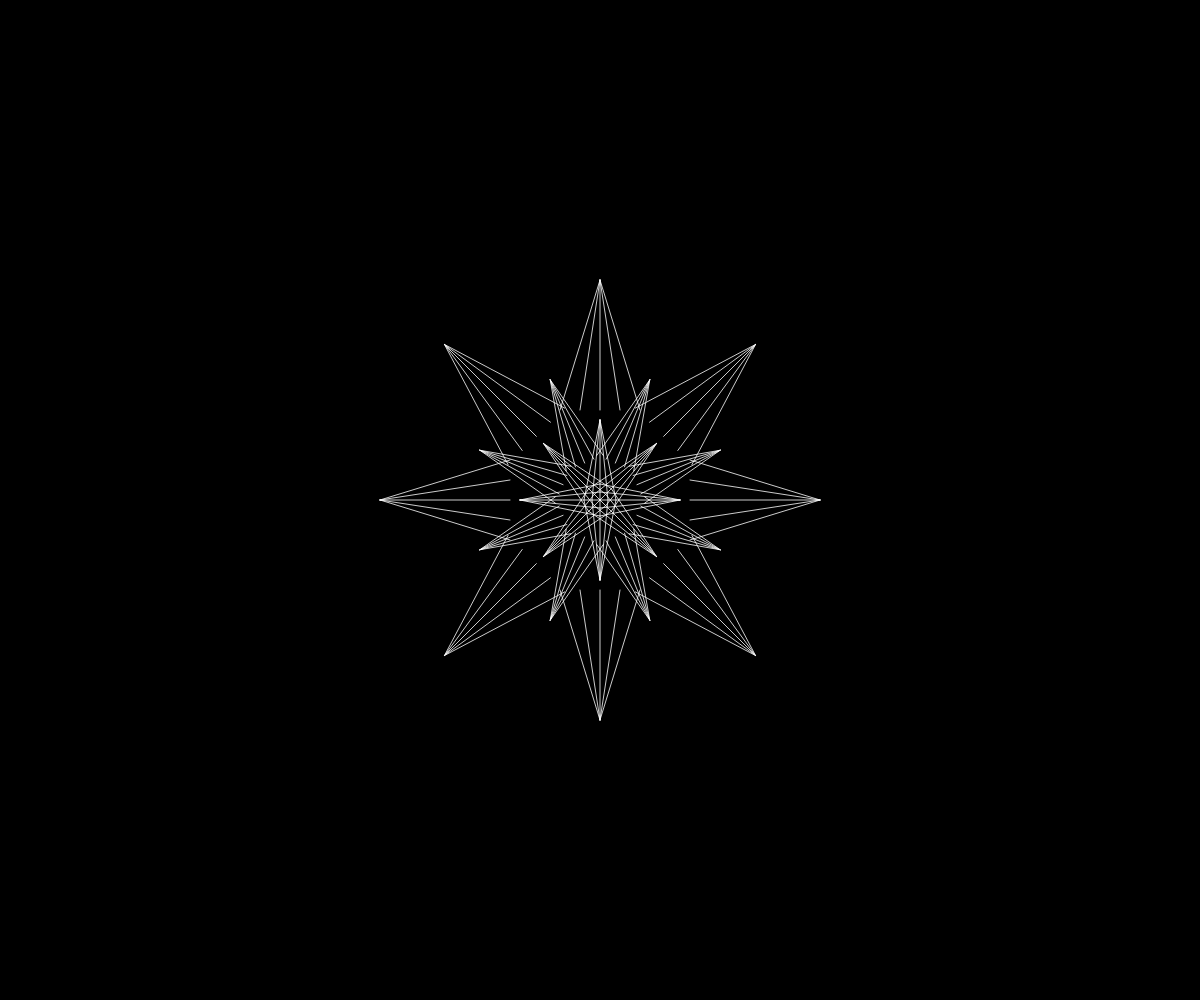
Frame 1 (no input)
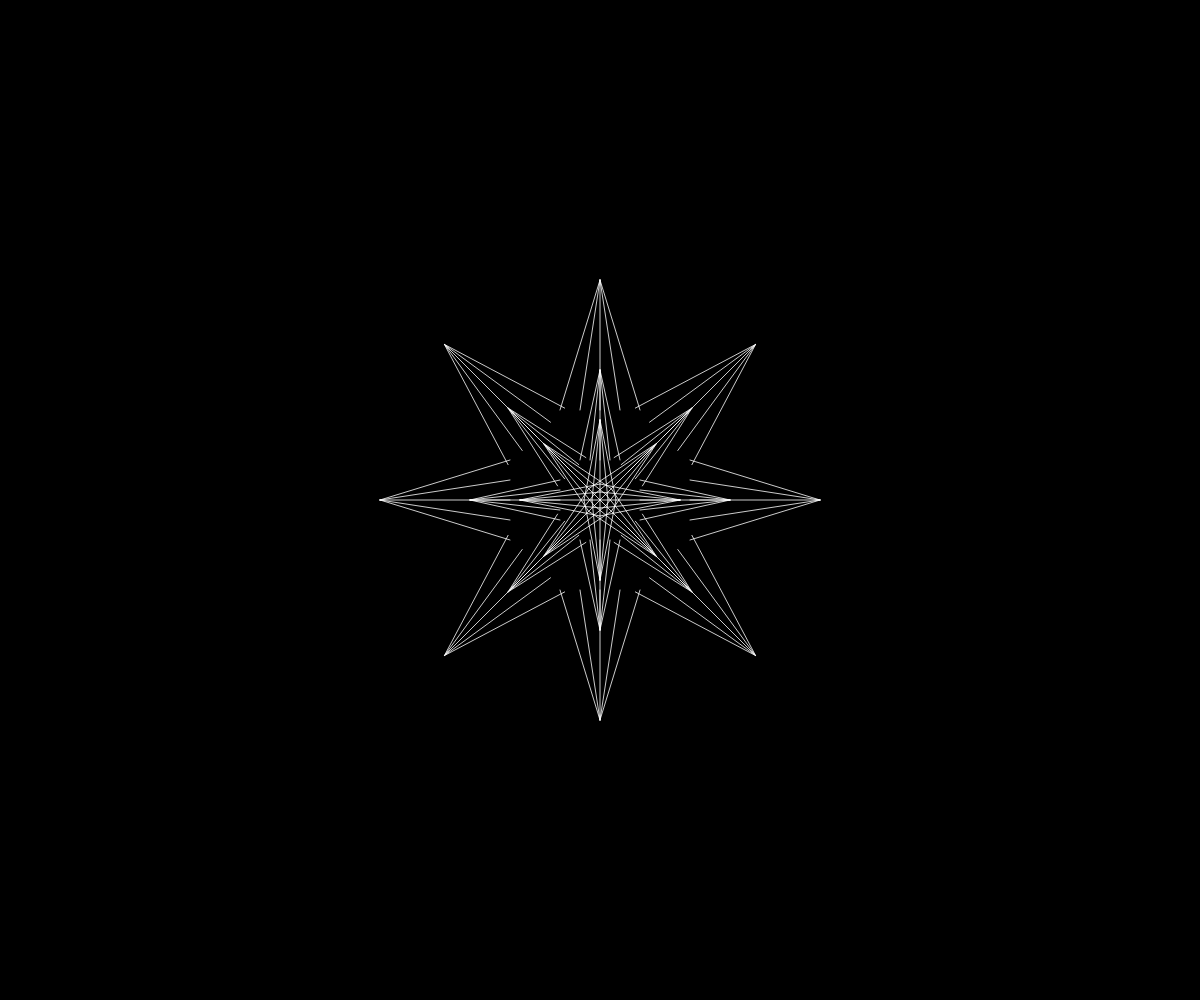
Frame 2 (the mouse pressed at the canvas centre, redrawn once)

The p5.js sketch that drew these frames (run headless with seeded random() and noise() and a simulated clock; the mouse was pressed at the canvas centre and the sketch redrawn once):

// p5.js sketch
// ── sketch.js
var startingVector;
var displacementVector;
var resultingVector;
var right1Vector;
var right2Vector;
var left1Vector;
var left2Vector;

var startingVectorM;
var displacementVectorM;
var resultingVectorM;
var right1VectorM;
var right2VectorM;
var left1VectorM;
var left2VectorM;

var startingVectorL;
var displacementVectorL;
var resultingVectorL;
var right1VectorL;
var right2VectorL;
var left1VectorL;
var left2VectorL;


// var lines = [];

function setup() {
  createCanvas(windowWidth, windowHeight);
  angleMode(DEGREES);
  
  startingVector = createVector(0,-80);
  displacementVector = createVector(0, 50);
  right1Vector = createVector(5, 50);
  right2Vector = createVector(10, 50);
  left1Vector = createVector(-5, 50);
  left2Vector = createVector(-10, 50);
  
  startingVectorM = createVector(0,-130);
  displacementVectorM = createVector(0, 90);
  right1VectorM = createVector(10, 90);
  right2VectorM = createVector(20, 90);
  left1VectorM = createVector(-10, 90);
  left2VectorM = createVector(-20, 90);
  
  startingVectorL = createVector(0,-220);
  displacementVectorL = createVector(0, 130);
  right1VectorL = createVector(20, 130);
  right2VectorL = createVector(40, 130);
  left1VectorL = createVector(-20, 130);
  left2VectorL = createVector(-40, 130);
      
  stem();
  mediumLeaf();
  
//   for (let i = 0; i < 9; i ++){
//     lines[i] = new LINE(startingVector.x, startingVector.y, startingVector.x, startingVector.y);
//   }
  
}

function draw() {
  background(0);

  ellipseMode(CENTER);
  noFill();
  stroke(200);
  // ellipse(width/2, width/2.08, 50);
  
  //small_00_top
  translate(width/2, height/2);
  stroke(255);
  line(startingVector.x, startingVector.y, startingVector.x, startingVector.y);
  
  resultingVector = p5.Vector.add(startingVector, displacementVector);
  
  line(startingVector.x, startingVector.y, resultingVector.x, resultingVector.y);
  
  resultingVector = p5.Vector.add(startingVector, right1Vector);
  
  line(startingVector.x, startingVector.y, resultingVector.x, resultingVector.y);
  
  resultingVector = p5.Vector.add(startingVector, right2Vector);
  
  line(startingVector.x, startingVector.y, resultingVector.x, resultingVector.y);
  
  resultingVector = p5.Vector.add(startingVector, left1Vector);
  
  line(startingVector.x, startingVector.y, resultingVector.x, resultingVector.y);
  
  resultingVector = p5.Vector.add(startingVector, left2Vector);
  
  line(startingVector.x, startingVector.y, resultingVector.x, resultingVector.y);
  
//   startingVector.rotate(radians(0));
  
//   resultingVector = p5.Vector.add(startingVector, right1Vector);
    
//   line(0, 0, resultingVector.x, resultingVector.y);
  
  
  // small_01_right
  startingVector.rotate(90);
  displacementVector.rotate(90);
  right1Vector.rotate(90);
  right2Vector.rotate(90);
  left1Vector.rotate(90);
  left2Vector.rotate(90);
  
  
  line(startingVector.x, startingVector.y, startingVector.x, startingVector.y);
  
  resultingVector = p5.Vector.add(startingVector, displacementVector);
  
  line(startingVector.x, startingVector.y, resultingVector.x, resultingVector.y);
  
  resultingVector = p5.Vector.add(startingVector, right1Vector);
  
  line(startingVector.x, startingVector.y, resultingVector.x, resultingVector.y);
  
  resultingVector = p5.Vector.add(startingVector, right2Vector);
  
  line(startingVector.x, startingVector.y, resultingVector.x, resultingVector.y);
  
  resultingVector = p5.Vector.add(startingVector, left1Vector);
  
  line(startingVector.x, startingVector.y, resultingVector.x, resultingVector.y);
  
  resultingVector = p5.Vector.add(startingVector, left2Vector);
  
  line(startingVector.x, startingVector.y, resultingVector.x, resultingVector.y);
  
  
  // small_02_left
  startingVector.rotate(180);
  displacementVector.rotate(180);
  right1Vector.rotate(180);
  right2Vector.rotate(180);
  left1Vector.rotate(180);
  left2Vector.rotate(180);
  
  
  line(startingVector.x, startingVector.y, startingVector.x, startingVector.y);
  
  resultingVector = p5.Vector.add(startingVector, displacementVector);
  
  line(startingVector.x, startingVector.y, resultingVector.x, resultingVector.y);
  
  resultingVector = p5.Vector.add(startingVector, right1Vector);
  
  line(startingVector.x, startingVector.y, resultingVector.x, resultingVector.y);
  
  resultingVector = p5.Vector.add(startingVector, right2Vector);
  
  line(startingVector.x, startingVector.y, resultingVector.x, resultingVector.y);
  
  resultingVector = p5.Vector.add(startingVector, left1Vector);
  
  line(startingVector.x, startingVector.y, resultingVector.x, resultingVector.y);
  
  resultingVector = p5.Vector.add(startingVector, left2Vector);
  
  line(startingVector.x, startingVector.y, resultingVector.x, resultingVector.y);
  
  
  // small_03_bottom
  startingVector.rotate(270);
  displacementVector.rotate(270);
  right1Vector.rotate(270);
  right2Vector.rotate(270);
  left1Vector.rotate(270);
  left2Vector.rotate(270);
  
  
  line(startingVector.x, startingVector.y, startingVector.x, startingVector.y);
  
  resultingVector = p5.Vector.add(startingVector, displacementVector);
  
  line(startingVector.x, startingVector.y, resultingVector.x, resultingVector.y);
  
  resultingVector = p5.Vector.add(startingVector, right1Vector);
  
  line(startingVector.x, startingVector.y, resultingVector.x, resultingVector.y);
  
  resultingVector = p5.Vector.add(startingVector, right2Vector);
  
  line(startingVector.x, startingVector.y, resultingVector.x, resultingVector.y);
  
  resultingVector = p5.Vector.add(startingVector, left1Vector);
  
  line(startingVector.x, startingVector.y, resultingVector.x, resultingVector.y);
  
  resultingVector = p5.Vector.add(startingVector, left2Vector);
  
  line(startingVector.x, startingVector.y, resultingVector.x, resultingVector.y);
  
  
  
  // small_04_top&right
  startingVector.rotate(45);
  displacementVector.rotate(45);
  right1Vector.rotate(45);
  right2Vector.rotate(45);
  left1Vector.rotate(45);
  left2Vector.rotate(45);
  
  
  line(startingVector.x, startingVector.y, startingVector.x, startingVector.y);
  
  resultingVector = p5.Vector.add(startingVector, displacementVector);
  
  line(startingVector.x, startingVector.y, resultingVector.x, resultingVector.y);
  
  resultingVector = p5.Vector.add(startingVector, right1Vector);
  
  line(startingVector.x, startingVector.y, resultingVector.x, resultingVector.y);
  
  resultingVector = p5.Vector.add(startingVector, right2Vector);
  
  line(startingVector.x, startingVector.y, resultingVector.x, resultingVector.y);
  
  resultingVector = p5.Vector.add(startingVector, left1Vector);
  
  line(startingVector.x, startingVector.y, resultingVector.x, resultingVector.y);
  
  resultingVector = p5.Vector.add(startingVector, left2Vector);
  
  line(startingVector.x, startingVector.y, resultingVector.x, resultingVector.y);
  
  
  // small_05_bottom&right
  startingVector.rotate(90);
  displacementVector.rotate(90);
  right1Vector.rotate(90);
  right2Vector.rotate(90);
  left1Vector.rotate(90);
  left2Vector.rotate(90);
  
  
  line(startingVector.x, startingVector.y, startingVector.x, startingVector.y);
  
  resultingVector = p5.Vector.add(startingVector, displacementVector);
  
  line(startingVector.x, startingVector.y, resultingVector.x, resultingVector.y);
  
  resultingVector = p5.Vector.add(startingVector, right1Vector);
  
  line(startingVector.x, startingVector.y, resultingVector.x, resultingVector.y);
  
  resultingVector = p5.Vector.add(startingVector, right2Vector);
  
  line(startingVector.x, startingVector.y, resultingVector.x, resultingVector.y);
  
  resultingVector = p5.Vector.add(startingVector, left1Vector);
  
  line(startingVector.x, startingVector.y, resultingVector.x, resultingVector.y);
  
  resultingVector = p5.Vector.add(startingVector, left2Vector);
  
  line(startingVector.x, startingVector.y, resultingVector.x, resultingVector.y);
 
  
  
  // small_06_bottom&left
  startingVector.rotate(90);
  displacementVector.rotate(90);
  right1Vector.rotate(90);
  right2Vector.rotate(90);
  left1Vector.rotate(90);
  left2Vector.rotate(90);
  
  
  line(startingVector.x, startingVector.y, startingVector.x, startingVector.y);
  
  resultingVector = p5.Vector.add(startingVector, displacementVector);
  
  line(startingVector.x, startingVector.y, resultingVector.x, resultingVector.y);
  
  resultingVector = p5.Vector.add(startingVector, right1Vector);
  
  line(startingVector.x, startingVector.y, resultingVector.x, resultingVector.y);
  
  resultingVector = p5.Vector.add(startingVector, right2Vector);
  
  line(startingVector.x, startingVector.y, resultingVector.x, resultingVector.y);
  
  resultingVector = p5.Vector.add(startingVector, left1Vector);
  
  line(startingVector.x, startingVector.y, resultingVector.x, resultingVector.y);
  
  resultingVector = p5.Vector.add(startingVector, left2Vector);
  
  line(startingVector.x, startingVector.y, resultingVector.x, resultingVector.y);
  
  
  
  // small_07_top&left
  startingVector.rotate(90);
  displacementVector.rotate(90);
  right1Vector.rotate(90);
  right2Vector.rotate(90);
  left1Vector.rotate(90);
  left2Vector.rotate(90);
  
  
  line(startingVector.x, startingVector.y, startingVector.x, startingVector.y);
  
  resultingVector = p5.Vector.add(startingVector, displacementVector);
  
  line(startingVector.x, startingVector.y, resultingVector.x, resultingVector.y);
  
  resultingVector = p5.Vector.add(startingVector, right1Vector);
  
  line(startingVector.x, startingVector.y, resultingVector.x, resultingVector.y);
  
  resultingVector = p5.Vector.add(startingVector, right2Vector);
  
  line(startingVector.x, startingVector.y, resultingVector.x, resultingVector.y);
  
  resultingVector = p5.Vector.add(startingVector, left1Vector);
  
  line(startingVector.x, startingVector.y, resultingVector.x, resultingVector.y);
  
  resultingVector = p5.Vector.add(startingVector, left2Vector);
  
  line(startingVector.x, startingVector.y, resultingVector.x, resultingVector.y);
  
  
  //medium_00_top
  startingVectorM.rotate(22.5);
  displacementVectorM.rotate(22.5);
  right1VectorM.rotate(22.5);
  right2VectorM.rotate(22.5);
  left1VectorM.rotate(22.5);
  left2VectorM.rotate(22.5);
  
  line(startingVectorM.x, startingVectorM.y, startingVectorM.x, startingVectorM.y);
  
  resultingVectorM = p5.Vector.add(startingVectorM, displacementVectorM);
  
  line(startingVectorM.x, startingVectorM.y, resultingVectorM.x, resultingVectorM.y);
  
  resultingVectorM = p5.Vector.add(startingVectorM, right1VectorM);
  
  line(startingVectorM.x, startingVectorM.y, resultingVectorM.x, resultingVectorM.y);
  
  resultingVectorM = p5.Vector.add(startingVectorM, right2VectorM);
  
  line(startingVectorM.x, startingVectorM.y, resultingVectorM.x, resultingVectorM.y);
  
  resultingVectorM = p5.Vector.add(startingVectorM, left1VectorM);
  
  line(startingVectorM.x, startingVectorM.y, resultingVectorM.x, resultingVectorM.y);
  
  resultingVectorM = p5.Vector.add(startingVectorM, left2VectorM);
  
  line(startingVectorM.x, startingVectorM.y, resultingVectorM.x, resultingVectorM.y);
  
  
  //medium_01
  startingVectorM.rotate(45);
  displacementVectorM.rotate(45);
  right1VectorM.rotate(45);
  right2VectorM.rotate(45);
  left1VectorM.rotate(45);
  left2VectorM.rotate(45);
  
  line(startingVectorM.x, startingVectorM.y, startingVectorM.x, startingVectorM.y);
  
  resultingVectorM = p5.Vector.add(startingVectorM, displacementVectorM);
  
  line(startingVectorM.x, startingVectorM.y, resultingVectorM.x, resultingVectorM.y);
  
  resultingVectorM = p5.Vector.add(startingVectorM, right1VectorM);
  
  line(startingVectorM.x, startingVectorM.y, resultingVectorM.x, resultingVectorM.y);
  
  resultingVectorM = p5.Vector.add(startingVectorM, right2VectorM);
  
  line(startingVectorM.x, startingVectorM.y, resultingVectorM.x, resultingVectorM.y);
  
  resultingVectorM = p5.Vector.add(startingVectorM, left1VectorM);
  
  line(startingVectorM.x, startingVectorM.y, resultingVectorM.x, resultingVectorM.y);
  
  resultingVectorM = p5.Vector.add(startingVectorM, left2VectorM);
  
  line(startingVectorM.x, startingVectorM.y, resultingVectorM.x, resultingVectorM.y);
  
  
  //medium_02
  startingVectorM.rotate(45);
  displacementVectorM.rotate(45);
  right1VectorM.rotate(45);
  right2VectorM.rotate(45);
  left1VectorM.rotate(45);
  left2VectorM.rotate(45);
  
  line(startingVectorM.x, startingVectorM.y, startingVectorM.x, startingVectorM.y);
  
  resultingVectorM = p5.Vector.add(startingVectorM, displacementVectorM);
  
  line(startingVectorM.x, startingVectorM.y, resultingVectorM.x, resultingVectorM.y);
  
  resultingVectorM = p5.Vector.add(startingVectorM, right1VectorM);
  
  line(startingVectorM.x, startingVectorM.y, resultingVectorM.x, resultingVectorM.y);
  
  resultingVectorM = p5.Vector.add(startingVectorM, right2VectorM);
  
  line(startingVectorM.x, startingVectorM.y, resultingVectorM.x, resultingVectorM.y);
  
  resultingVectorM = p5.Vector.add(startingVectorM, left1VectorM);
  
  line(startingVectorM.x, startingVectorM.y, resultingVectorM.x, resultingVectorM.y);
  
  resultingVectorM = p5.Vector.add(startingVectorM, left2VectorM);
  
  line(startingVectorM.x, startingVectorM.y, resultingVectorM.x, resultingVectorM.y);
  
  
  //medium_03
  startingVectorM.rotate(45);
  displacementVectorM.rotate(45);
  right1VectorM.rotate(45);
  right2VectorM.rotate(45);
  left1VectorM.rotate(45);
  left2VectorM.rotate(45);
  
  line(startingVectorM.x, startingVectorM.y, startingVectorM.x, startingVectorM.y);
  
  resultingVectorM = p5.Vector.add(startingVectorM, displacementVectorM);
  
  line(startingVectorM.x, startingVectorM.y, resultingVectorM.x, resultingVectorM.y);
  
  resultingVectorM = p5.Vector.add(startingVectorM, right1VectorM);
  
  line(startingVectorM.x, startingVectorM.y, resultingVectorM.x, resultingVectorM.y);
  
  resultingVectorM = p5.Vector.add(startingVectorM, right2VectorM);
  
  line(startingVectorM.x, startingVectorM.y, resultingVectorM.x, resultingVectorM.y);
  
  resultingVectorM = p5.Vector.add(startingVectorM, left1VectorM);
  
  line(startingVectorM.x, startingVectorM.y, resultingVectorM.x, resultingVectorM.y);
  
  resultingVectorM = p5.Vector.add(startingVectorM, left2VectorM);
  
  line(startingVectorM.x, startingVectorM.y, resultingVectorM.x, resultingVectorM.y);
  
  
  //medium_04
  startingVectorM.rotate(45);
  displacementVectorM.rotate(45);
  right1VectorM.rotate(45);
  right2VectorM.rotate(45);
  left1VectorM.rotate(45);
  left2VectorM.rotate(45);
  
  line(startingVectorM.x, startingVectorM.y, startingVectorM.x, startingVectorM.y);
  
  resultingVectorM = p5.Vector.add(startingVectorM, displacementVectorM);
  
  line(startingVectorM.x, startingVectorM.y, resultingVectorM.x, resultingVectorM.y);
  
  resultingVectorM = p5.Vector.add(startingVectorM, right1VectorM);
  
  line(startingVectorM.x, startingVectorM.y, resultingVectorM.x, resultingVectorM.y);
  
  resultingVectorM = p5.Vector.add(startingVectorM, right2VectorM);
  
  line(startingVectorM.x, startingVectorM.y, resultingVectorM.x, resultingVectorM.y);
  
  resultingVectorM = p5.Vector.add(startingVectorM, left1VectorM);
  
  line(startingVectorM.x, startingVectorM.y, resultingVectorM.x, resultingVectorM.y);
  
  resultingVectorM = p5.Vector.add(startingVectorM, left2VectorM);
  
  line(startingVectorM.x, startingVectorM.y, resultingVectorM.x, resultingVectorM.y);
  
  
  //medium_05
  startingVectorM.rotate(45);
  displacementVectorM.rotate(45);
  right1VectorM.rotate(45);
  right2VectorM.rotate(45);
  left1VectorM.rotate(45);
  left2VectorM.rotate(45);
  
  line(startingVectorM.x, startingVectorM.y, startingVectorM.x, startingVectorM.y);
  
  resultingVectorM = p5.Vector.add(startingVectorM, displacementVectorM);
  
  line(startingVectorM.x, startingVectorM.y, resultingVectorM.x, resultingVectorM.y);
  
  resultingVectorM = p5.Vector.add(startingVectorM, right1VectorM);
  
  line(startingVectorM.x, startingVectorM.y, resultingVectorM.x, resultingVectorM.y);
  
  resultingVectorM = p5.Vector.add(startingVectorM, right2VectorM);
  
  line(startingVectorM.x, startingVectorM.y, resultingVectorM.x, resultingVectorM.y);
  
  resultingVectorM = p5.Vector.add(startingVectorM, left1VectorM);
  
  line(startingVectorM.x, startingVectorM.y, resultingVectorM.x, resultingVectorM.y);
  
  resultingVectorM = p5.Vector.add(startingVectorM, left2VectorM);
  
  line(startingVectorM.x, startingVectorM.y, resultingVectorM.x, resultingVectorM.y);
  
  
  //medium_06
  startingVectorM.rotate(45);
  displacementVectorM.rotate(45);
  right1VectorM.rotate(45);
  right2VectorM.rotate(45);
  left1VectorM.rotate(45);
  left2VectorM.rotate(45);
  
  line(startingVectorM.x, startingVectorM.y, startingVectorM.x, startingVectorM.y);
  
  resultingVectorM = p5.Vector.add(startingVectorM, displacementVectorM);
  
  line(startingVectorM.x, startingVectorM.y, resultingVectorM.x, resultingVectorM.y);
  
  resultingVectorM = p5.Vector.add(startingVectorM, right1VectorM);
  
  line(startingVectorM.x, startingVectorM.y, resultingVectorM.x, resultingVectorM.y);
  
  resultingVectorM = p5.Vector.add(startingVectorM, right2VectorM);
  
  line(startingVectorM.x, startingVectorM.y, resultingVectorM.x, resultingVectorM.y);
  
  resultingVectorM = p5.Vector.add(startingVectorM, left1VectorM);
  
  line(startingVectorM.x, startingVectorM.y, resultingVectorM.x, resultingVectorM.y);
  
  resultingVectorM = p5.Vector.add(startingVectorM, left2VectorM);
  
  line(startingVectorM.x, startingVectorM.y, resultingVectorM.x, resultingVectorM.y);
  
  
  //medium_07
  startingVectorM.rotate(45);
  displacementVectorM.rotate(45);
  right1VectorM.rotate(45);
  right2VectorM.rotate(45);
  left1VectorM.rotate(45);
  left2VectorM.rotate(45);
  
  line(startingVectorM.x, startingVectorM.y, startingVectorM.x, startingVectorM.y);
  
  resultingVectorM = p5.Vector.add(startingVectorM, displacementVectorM);
  
  line(startingVectorM.x, startingVectorM.y, resultingVectorM.x, resultingVectorM.y);
  
  resultingVectorM = p5.Vector.add(startingVectorM, right1VectorM);
  
  line(startingVectorM.x, startingVectorM.y, resultingVectorM.x, resultingVectorM.y);
  
  resultingVectorM = p5.Vector.add(startingVectorM, right2VectorM);
  
  line(startingVectorM.x, startingVectorM.y, resultingVectorM.x, resultingVectorM.y);
  
  resultingVectorM = p5.Vector.add(startingVectorM, left1VectorM);
  
  line(startingVectorM.x, startingVectorM.y, resultingVectorM.x, resultingVectorM.y);
  
  resultingVectorM = p5.Vector.add(startingVectorM, left2VectorM);
  
  line(startingVectorM.x, startingVectorM.y, resultingVectorM.x, resultingVectorM.y);
  
  
  //large_00_top  
  line(startingVectorL.x, startingVectorL.y, startingVectorL.x, startingVectorL.y);
  
  resultingVectorL = p5.Vector.add(startingVectorL, displacementVectorL);
  
  line(startingVectorL.x, startingVectorL.y, resultingVectorL.x, resultingVectorL.y);
  
  resultingVectorL = p5.Vector.add(startingVectorL, right1VectorL);
  
  line(startingVectorL.x, startingVectorL.y, resultingVectorL.x, resultingVectorL.y);
  
  resultingVectorL = p5.Vector.add(startingVectorL, right2VectorL);
  
  line(startingVectorL.x, startingVectorL.y, resultingVectorL.x, resultingVectorL.y);
  
  resultingVectorL = p5.Vector.add(startingVectorL, left1VectorL);
  
  line(startingVectorL.x, startingVectorL.y, resultingVectorL.x, resultingVectorL.y);
  
  resultingVectorL = p5.Vector.add(startingVectorL, left2VectorL);
  
  line(startingVectorL.x, startingVectorL.y, resultingVectorL.x, resultingVectorL.y);
  
  
  //large_01
  startingVectorL.rotate(45);
  displacementVectorL.rotate(45);
  right1VectorL.rotate(45);
  right2VectorL.rotate(45);
  left1VectorL.rotate(45);
  left2VectorL.rotate(45);
  
  line(startingVectorL.x, startingVectorL.y, startingVectorL.x, startingVectorL.y);
  
  resultingVectorL = p5.Vector.add(startingVectorL, displacementVectorL);
  
  line(startingVectorL.x, startingVectorL.y, resultingVectorL.x, resultingVectorL.y);
  
  resultingVectorL = p5.Vector.add(startingVectorL, right1VectorL);
  
  line(startingVectorL.x, startingVectorL.y, resultingVectorL.x, resultingVectorL.y);
  
  resultingVectorL = p5.Vector.add(startingVectorL, right2VectorL);
  
  line(startingVectorL.x, startingVectorL.y, resultingVectorL.x, resultingVectorL.y);
  
  resultingVectorL = p5.Vector.add(startingVectorL, left1VectorL);
  
  line(startingVectorL.x, startingVectorL.y, resultingVectorL.x, resultingVectorL.y);
  
  resultingVectorL = p5.Vector.add(startingVectorL, left2VectorL);
  
  line(startingVectorL.x, startingVectorL.y, resultingVectorL.x, resultingVectorL.y);
  
  
  //large_02
  startingVectorL.rotate(45);
  displacementVectorL.rotate(45);
  right1VectorL.rotate(45);
  right2VectorL.rotate(45);
  left1VectorL.rotate(45);
  left2VectorL.rotate(45);
  
  line(startingVectorL.x, startingVectorL.y, startingVectorL.x, startingVectorL.y);
  
  resultingVectorL = p5.Vector.add(startingVectorL, displacementVectorL);
  
  line(startingVectorL.x, startingVectorL.y, resultingVectorL.x, resultingVectorL.y);
  
  resultingVectorL = p5.Vector.add(startingVectorL, right1VectorL);
  
  line(startingVectorL.x, startingVectorL.y, resultingVectorL.x, resultingVectorL.y);
  
  resultingVectorL = p5.Vector.add(startingVectorL, right2VectorL);
  
  line(startingVectorL.x, startingVectorL.y, resultingVectorL.x, resultingVectorL.y);
  
  resultingVectorL = p5.Vector.add(startingVectorL, left1VectorL);
  
  line(startingVectorL.x, startingVectorL.y, resultingVectorL.x, resultingVectorL.y);
  
  resultingVectorL = p5.Vector.add(startingVectorL, left2VectorL);
  
  line(startingVectorL.x, startingVectorL.y, resultingVectorL.x, resultingVectorL.y);
  
  
  //large_03
  startingVectorL.rotate(45);
  displacementVectorL.rotate(45);
  right1VectorL.rotate(45);
  right2VectorL.rotate(45);
  left1VectorL.rotate(45);
  left2VectorL.rotate(45);
  
  line(startingVectorL.x, startingVectorL.y, startingVectorL.x, startingVectorL.y);
  
  resultingVectorL = p5.Vector.add(startingVectorL, displacementVectorL);
  
  line(startingVectorL.x, startingVectorL.y, resultingVectorL.x, resultingVectorL.y);
  
  resultingVectorL = p5.Vector.add(startingVectorL, right1VectorL);
  
  line(startingVectorL.x, startingVectorL.y, resultingVectorL.x, resultingVectorL.y);
  
  resultingVectorL = p5.Vector.add(startingVectorL, right2VectorL);
  
  line(startingVectorL.x, startingVectorL.y, resultingVectorL.x, resultingVectorL.y);
  
  resultingVectorL = p5.Vector.add(startingVectorL, left1VectorL);
  
  line(startingVectorL.x, startingVectorL.y, resultingVectorL.x, resultingVectorL.y);
  
  resultingVectorL = p5.Vector.add(startingVectorL, left2VectorL);
  
  line(startingVectorL.x, startingVectorL.y, resultingVectorL.x, resultingVectorL.y);
  
  
  //large_04
  startingVectorL.rotate(45);
  displacementVectorL.rotate(45);
  right1VectorL.rotate(45);
  right2VectorL.rotate(45);
  left1VectorL.rotate(45);
  left2VectorL.rotate(45);
  
  line(startingVectorL.x, startingVectorL.y, startingVectorL.x, startingVectorL.y);
  
  resultingVectorL = p5.Vector.add(startingVectorL, displacementVectorL);
  
  line(startingVectorL.x, startingVectorL.y, resultingVectorL.x, resultingVectorL.y);
  
  resultingVectorL = p5.Vector.add(startingVectorL, right1VectorL);
  
  line(startingVectorL.x, startingVectorL.y, resultingVectorL.x, resultingVectorL.y);
  
  resultingVectorL = p5.Vector.add(startingVectorL, right2VectorL);
  
  line(startingVectorL.x, startingVectorL.y, resultingVectorL.x, resultingVectorL.y);
  
  resultingVectorL = p5.Vector.add(startingVectorL, left1VectorL);
  
  line(startingVectorL.x, startingVectorL.y, resultingVectorL.x, resultingVectorL.y);
  
  resultingVectorL = p5.Vector.add(startingVectorL, left2VectorL);
  
  line(startingVectorL.x, startingVectorL.y, resultingVectorL.x, resultingVectorL.y);
  
  
  //large_05
  startingVectorL.rotate(45);
  displacementVectorL.rotate(45);
  right1VectorL.rotate(45);
  right2VectorL.rotate(45);
  left1VectorL.rotate(45);
  left2VectorL.rotate(45);
  
  line(startingVectorL.x, startingVectorL.y, startingVectorL.x, startingVectorL.y);
  
  resultingVectorL = p5.Vector.add(startingVectorL, displacementVectorL);
  
  line(startingVectorL.x, startingVectorL.y, resultingVectorL.x, resultingVectorL.y);
  
  resultingVectorL = p5.Vector.add(startingVectorL, right1VectorL);
  
  line(startingVectorL.x, startingVectorL.y, resultingVectorL.x, resultingVectorL.y);
  
  resultingVectorL = p5.Vector.add(startingVectorL, right2VectorL);
  
  line(startingVectorL.x, startingVectorL.y, resultingVectorL.x, resultingVectorL.y);
  
  resultingVectorL = p5.Vector.add(startingVectorL, left1VectorL);
  
  line(startingVectorL.x, startingVectorL.y, resultingVectorL.x, resultingVectorL.y);
  
  resultingVectorL = p5.Vector.add(startingVectorL, left2VectorL);
  
  line(startingVectorL.x, startingVectorL.y, resultingVectorL.x, resultingVectorL.y);
  
  
  //large_06
  startingVectorL.rotate(45);
  displacementVectorL.rotate(45);
  right1VectorL.rotate(45);
  right2VectorL.rotate(45);
  left1VectorL.rotate(45);
  left2VectorL.rotate(45);
  
  line(startingVectorL.x, startingVectorL.y, startingVectorL.x, startingVectorL.y);
  
  resultingVectorL = p5.Vector.add(startingVectorL, displacementVectorL);
  
  line(startingVectorL.x, startingVectorL.y, resultingVectorL.x, resultingVectorL.y);
  
  resultingVectorL = p5.Vector.add(startingVectorL, right1VectorL);
  
  line(startingVectorL.x, startingVectorL.y, resultingVectorL.x, resultingVectorL.y);
  
  resultingVectorL = p5.Vector.add(startingVectorL, right2VectorL);
  
  line(startingVectorL.x, startingVectorL.y, resultingVectorL.x, resultingVectorL.y);
  
  resultingVectorL = p5.Vector.add(startingVectorL, left1VectorL);
  
  line(startingVectorL.x, startingVectorL.y, resultingVectorL.x, resultingVectorL.y);
  
  resultingVectorL = p5.Vector.add(startingVectorL, left2VectorL);
  
  line(startingVectorL.x, startingVectorL.y, resultingVectorL.x, resultingVectorL.y);
  
  
  //large_07
  startingVectorL.rotate(45);
  displacementVectorL.rotate(45);
  right1VectorL.rotate(45);
  right2VectorL.rotate(45);
  left1VectorL.rotate(45);
  left2VectorL.rotate(45);
  
  line(startingVectorL.x, startingVectorL.y, startingVectorL.x, startingVectorL.y);
  
  resultingVectorL = p5.Vector.add(startingVectorL, displacementVectorL);
  
  line(startingVectorL.x, startingVectorL.y, resultingVectorL.x, resultingVectorL.y);
  
  resultingVectorL = p5.Vector.add(startingVectorL, right1VectorL);
  
  line(startingVectorL.x, startingVectorL.y, resultingVectorL.x, resultingVectorL.y);
  
  resultingVectorL = p5.Vector.add(startingVectorL, right2VectorL);
  
  line(startingVectorL.x, startingVectorL.y, resultingVectorL.x, resultingVectorL.y);
  
  resultingVectorL = p5.Vector.add(startingVectorL, left1VectorL);
  
  line(startingVectorL.x, startingVectorL.y, resultingVectorL.x, resultingVectorL.y);
  
  resultingVectorL = p5.Vector.add(startingVectorL, left2VectorL);
  
  line(startingVectorL.x, startingVectorL.y, resultingVectorL.x, resultingVectorL.y);
}


function stem(){
  
  strokeWeight(0.8);
  stroke('white');
  displacementVector.setMag(displacementVector.mag()*1.6); 
  right1Vector.setMag(right1Vector.mag()*1.6);
  right2Vector.setMag(right2Vector.mag()*1.6);
  left1Vector.setMag(left1Vector.mag()*1.6);
  left2Vector.setMag(left2Vector.mag()*1.6);
  
  line(startingVector.x, startingVector.y, startingVector.x +30, startingVector.y);
  
  resultingVector = p5.Vector.add(startingVector, displacementVector);
  
  line(startingVector.x, startingVector.y, resultingVector.x, resultingVector.y);
  
  resultingVector = p5.Vector.add(startingVector, right1Vector);
  
  line(startingVector.x, startingVector.y, resultingVector.x, resultingVector.y);
  
  resultingVector = p5.Vector.add(startingVector, right2Vector);
  
  line(startingVector.x, startingVector.y, resultingVector.x, resultingVector.y);
  
  resultingVector = p5.Vector.add(startingVector, left1Vector);
  
  line(startingVector.x, startingVector.y, resultingVector.x, resultingVector.y);
  
  resultingVector = p5.Vector.add(startingVector, left2Vector);
  
  line(startingVector.x, startingVector.y, resultingVector.x, resultingVector.y);
  
  
}  


function mediumLeaf(){
  
  //middle_00_top
  
  // for (var i = 0; i < 9; i ++);{
  //   push();//save
  //   line(startingVector.x, startingVector.y -100, resultingVector.x, resultingVector.y -100);
  //   rotate(90);
  //   pop(); //restore
  // }

  noLoop();  
  
}  
  
